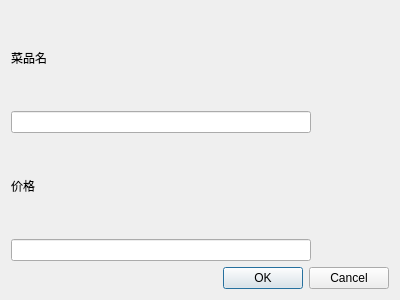
<?xml version="1.0" encoding="UTF-8"?>
<ui version="4.0">
 <class>AddMenuDialog</class>
 <widget class="QDialog" name="AddMenuDialog">
  <property name="geometry">
   <rect>
    <x>0</x>
    <y>0</y>
    <width>400</width>
    <height>300</height>
   </rect>
  </property>
  <layout class="QVBoxLayout" name="verticalLayout">
   <item>
    <widget class="QLabel" name="labelMenuname">
     <property name="text">
      <string>菜品名</string>
     </property>
    </widget>
   </item>
   <item>
    <widget class="QLineEdit" name="lineEditMenuName">
     <property name="maximumSize">
      <size>
       <width>300</width>
       <height>16777215</height>
      </size>
     </property>
    </widget>
   </item>
   <item>
    <widget class="QLabel" name="label">
     <property name="text">
      <string>价格</string>
     </property>
    </widget>
   </item>
   <item>
    <widget class="QLineEdit" name="lineEditPrice">
     <property name="maximumSize">
      <size>
       <width>300</width>
       <height>16777215</height>
      </size>
     </property>
    </widget>
   </item>
   <item>
    <widget class="QDialogButtonBox" name="buttonBox">
     <property name="orientation">
      <enum>Qt::Horizontal</enum>
     </property>
     <property name="standardButtons">
      <set>QDialogButtonBox::Cancel|QDialogButtonBox::Ok</set>
     </property>
    </widget>
   </item>
  </layout>
 </widget>
 <resources/>
 <connections/>
</ui>
